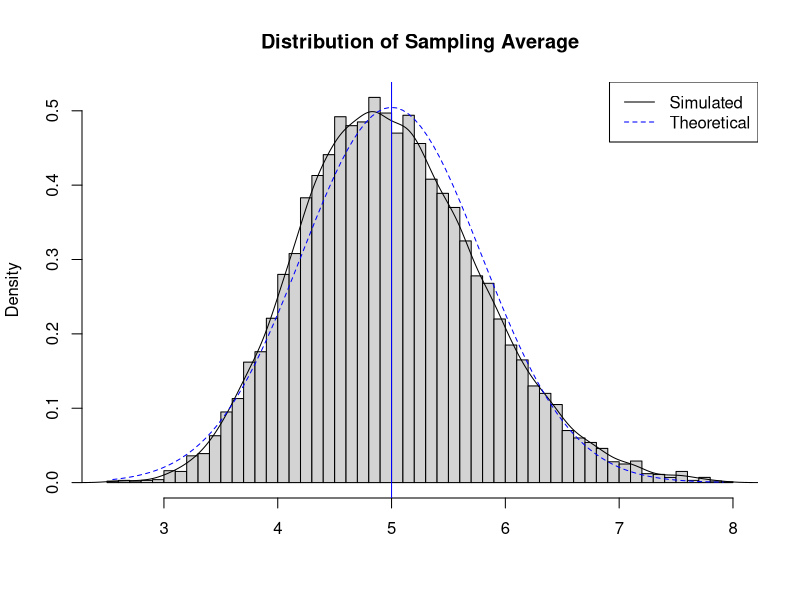

The R script that drew this image:
## ---- chunk 1
# Use this to create Latex equations: http://www.codecogs.com/latex/eqneditor.php
## ---- chunk 2
# load  library for graphing
library(ggplot2)

# Parameters for simulation
lambda <- 0.2 # lambda
n <- 40 # sample size
nSimulations <- 10000 # number of simulations

# To ensure reproducibility
set.seed(500)

#Run test to calculate mean
meanData <- matrix(data=rexp(n*nSimulations,lambda),nrow=nSimulations)
meanData_df <- data.frame(means=apply(meanData, 1, mean))
# Average Sample Mean of 10,000 Simulations
meanSample <- mean(meanData_df$means)
## ---- chunk 3
sampleVariance <- var(meanData_df$means) # Sample variance
theoreticalVariance <- (1/lambda)^2/n # theoretical variance
## ---- chunk 4
#plot the means
mu <- 1/lambda
sd <- 1/lambda/sqrt(n)
# plot the histogram of averages
hist(meanData_df$means, breaks=50, prob=TRUE,
     main="Distribution of Sampling Average",
     xlab="")
# density of the averages of samples
lines(density(meanData_df$means))
# theoretical center of distribution
abline(v=1/lambda, col="blue")
# theoretical density of the averages of samples
xfit <- seq(min(meanData_df$means), max(meanData_df$means), length=100)
yfit <- dnorm(xfit, mean=mu, sd = sd)
lines(xfit, yfit, pch=22, col="blue", lty=2)
# add legend
legend('topright', c("Simulated", "Theoretical"), lty=c(1,2), col=c("black", "blue"))
